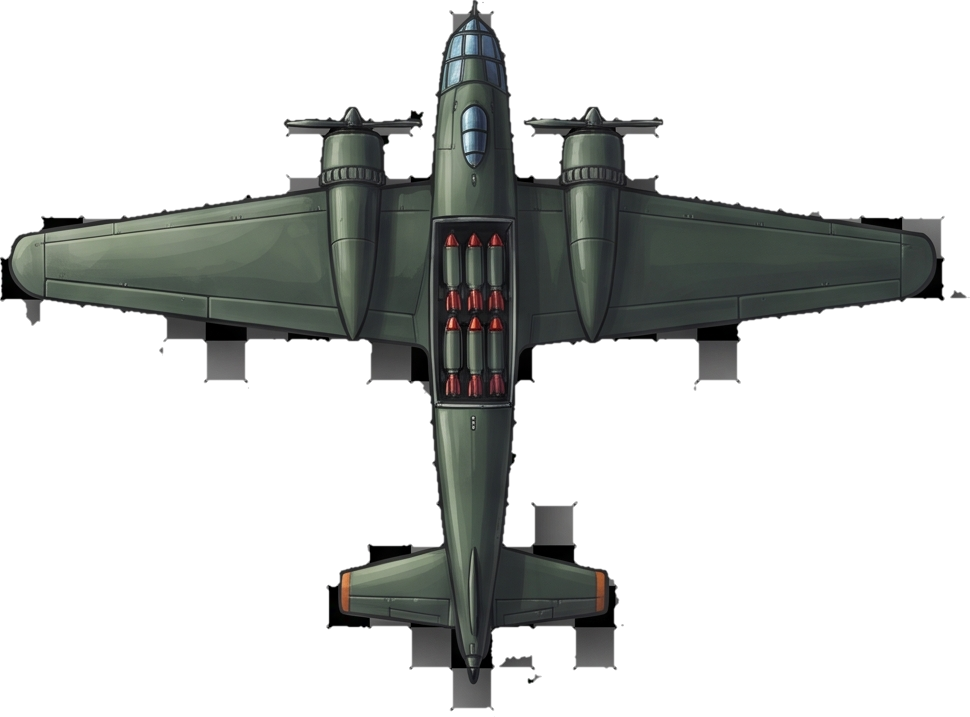
#> input picture assets_src/bomber.png, 970 x 717 px, given in place of 4264330e-image.jpg, which was not available
$ python extract.py ../assets_src/bomber.png
#> lines starting #> are read from the running program, lines starting #| are printed output that depends on the picture; after the words box and inside, x2 and y2 are one past the last pixel; in counts of white or black regions, pixels touching at a corner belong together; pictures that were not available may be replaced by others from this repository, and a replacement may not be noted
#!/usr/bin/env python3
"""Wycina sprity z arkuszy JPG z wypaloną szachownicą i robi z nich PNG z kanałem alfa."""
import sys, os, numpy as np
from PIL import Image
from scipy import ndimage as ndi
UP='/root/.claude/uploads/466c5cf4-4b60-5ff0-9953-81446d525846/'
OUT='/home/claude/helikopter/assets_src/'
os.makedirs(OUT,exist_ok=True)

# [28 lines left out: functions spans, panels, fit_axis, not called in this run]

def cut(img,box,name,minfrac=.02,tile=False):
    a=np.asarray(img.convert('RGB')).astype(np.float32)
    x0,y0,x1,y1=box;a=a[y0:y1,x0:x1];h,w,_=a.shape
    L=a.mean(axis=2);chroma=a.max(axis=2)-a.min(axis=2)
    CH=3.6;g=122.0
    m1=ndi.uniform_filter(L,5);m2=ndi.uniform_filter(L*L,5);std=np.sqrt(np.maximum(m2-m1*m1,0))
    cand=(chroma<=2.8)&(std<=1.6)&((L<=10)|((L>=.08*g)&(L<=g+20)))
    cand=ndi.binary_closing(cand,iterations=2)
    black=L<=60
    lab,n=ndi.label(cand)
    border=set(np.unique(np.concatenate([lab[0],lab[-1],lab[:,0],lab[:,-1]])))-{0}
    bg=np.isin(lab,list(border))
    sizes=ndi.sum(cand,lab,range(1,n+1))
    for i in range(1,n+1):
        if i in border or sizes[i-1]<500: continue
        m=lab==i;fb=(m&black).sum()/m.sum()
        if .15<fb<.85: bg|=m
    # zamknięte kwadraty tła wewnątrz sprita (np. wirniki drona): duże, zwarte, neutralne
    objs=ndi.find_objects(lab)
    for i in range(1,n+1):
        if i in border or sizes[i-1]<400: continue
        sl=objs[i-1]
        if min(sl[0].stop-sl[0].start,sl[1].stop-sl[1].start)>=14: bg|=(lab==i)
    bg|=ndi.binary_dilation(bg,iterations=2)&(chroma<=CH)&(std>1.6)
    fg=~bg
    fg=ndi.binary_opening(fg,iterations=1)
    lab2,n2=ndi.label(fg)
    sz=ndi.sum(fg,lab2,range(1,n2+1));big=sz.max()
    chk=(chroma<=CH)&(L<=g+20)
    keep=[]
    for i,v in enumerate(sz):
        if v<minfrac*big: continue
        m=lab2==i+1
        if chk[m].mean()>.6 and v<.9*big: continue
        keep.append(i+1)
    keep2=[]
    for i in keep:
        yy,xx=np.where(lab2==i)
        if sz[i-1]<.2*big and xx.max()<160 and yy.max()<160: continue
        keep2.append(i)
    fg=np.isin(lab2,keep2)
    filled=ndi.binary_fill_holes(fg)
    if name=='drone':
        holes=filled&~fg;hl,hn=ndi.label(holes);hs=ndi.sum(holes,hl,range(1,hn+1))
        for i,v in enumerate(hs):
            if v<4000: fg|=(hl==i+1)
    else: fg=filled
    fg=ndi.binary_erosion(fg,iterations=2)
    alpha=ndi.gaussian_filter(fg.astype(float),.9)
    alpha=np.clip((alpha-.15)/.7,0,1)
    ys2,xs2=np.where(fg)
    y0b,y1b,x0b,x1b=ys2.min(),ys2.max()+1,xs2.min(),xs2.max()+1
    rgba=np.dstack([np.clip(a,0,255).astype(np.uint8),(alpha*255).astype(np.uint8)])[y0b:y1b,x0b:x1b]
    Image.fromarray(rgba,'RGBA').save(OUT+name+'.png')
    print(name,rgba.shape[1],rgba.shape[0],)

def run():
    sheets={'4264330e':'icons','8f40027c':'boss','76136155':'ground','8820111f':'air','62e79583':'wings','4bf3771b':'rotor','56b0aa0a':'heli'}
    for k,v in sheets.items():
        img=Image.open(UP+k+'-image.jpg').convert('RGB');a=np.asarray(img)
        pans=panels(a) if v in('boss','ground','air','wings') else [(0,0,2048,2048)]
#> pans = [(0, 0, 2048, 2048)]
        print(v,pans)
#| icons [(0, 0, 2048, 2048)]
        names={'boss':['boss1','boss2','boss3','boss4'],'ground':['turret','tank','aa','bunker'],'air':['drone','jet','gunship','bomber'],'wings':['wing1','wing2','wing3','wing4'],'rotor':['rotor'],'heli':['heli']}.get(v)
        if v=='icons':
            cut(img,(0,0,1024,2048),'token');cut(img,(1024,0,2048,2048),'repair');continue
#> in cut, `cand=(chroma<=2.8)&(std<=1.6)&((L<=10)|((L>=.08*g)&(L<=g+20)))`:
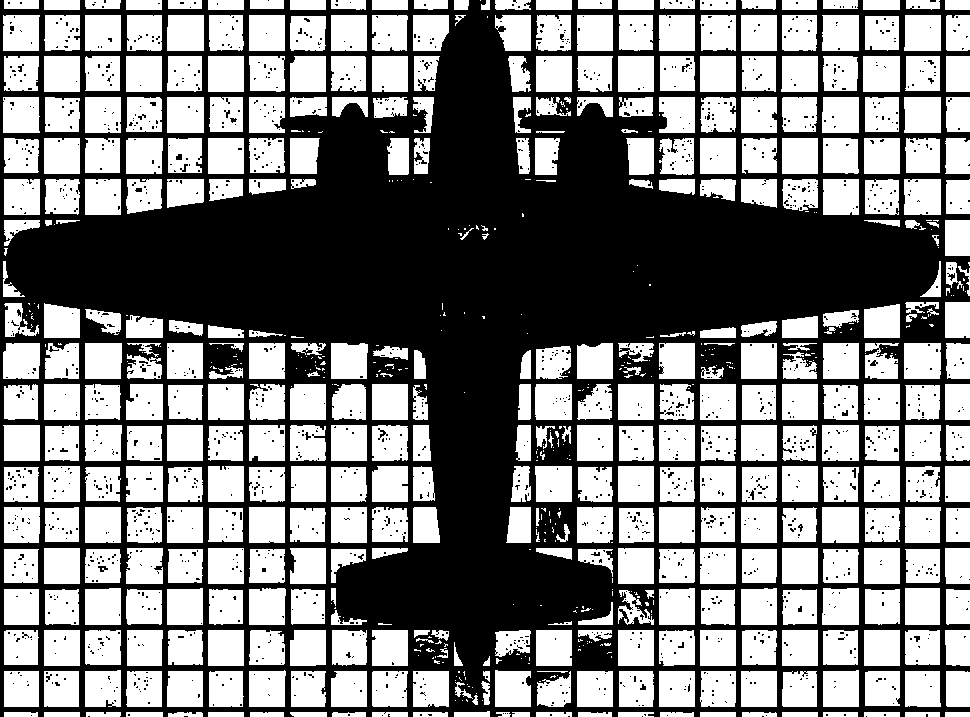
#> cand: shape (717, 970) bool; 51% white; 1645 black regions (1605 under 20 px), largest, box (x1, y1, x2, y2) and area: (0, 0, 970, 717) 333746, (922, 470, 934, 476) 48, (378, 428, 388, 440) 39
#> in cut, `lab,n=ndi.label(cand)`:
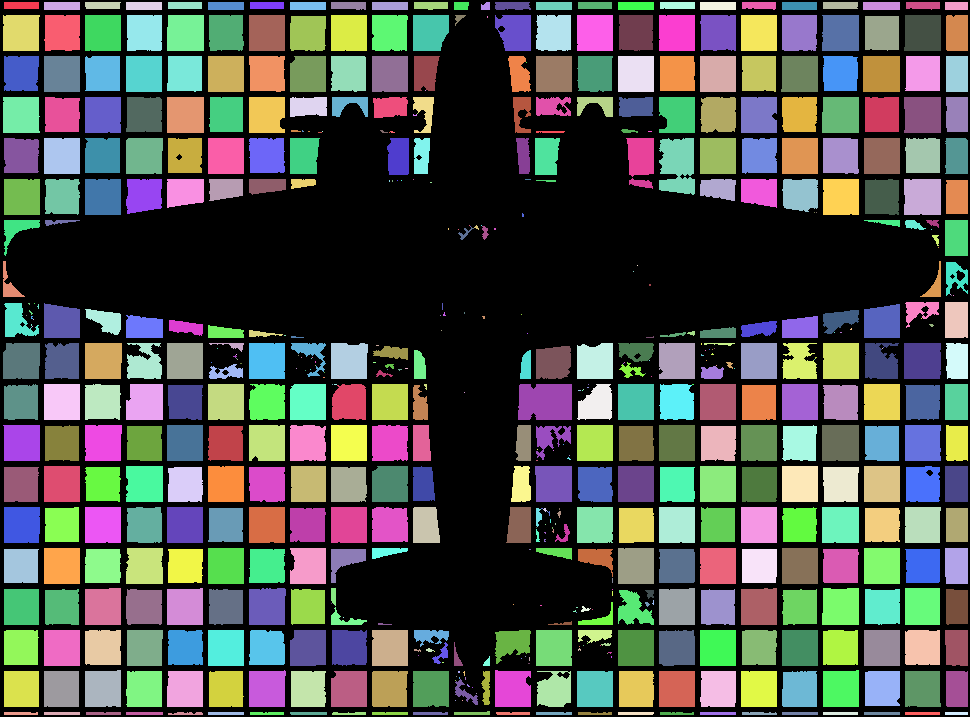
#> lab: shape (717, 970) int32; 591 distinct labels, from 0 to 590; one colour per label, 0 black
#> in cut, `lab,n=ndi.label(cand)`: n = 590
#> in cut, `border=set(np.unique(np.concatenate([lab[0],lab[-1],lab[:,0],lab[:,-1]..`: border = 0 items
#> in cut, `sizes=ndi.sum(cand,lab,range(1,n+1))`: sizes = 590 values, max 1872 at index 314, min 1 at index 73, mean 612.7
#> the loop in cut, `for i in range(1,n+1):` made 590 passes
#> fb on passes 26 to 28: 1, 0, 1
#> after the loop in cut, `for i in range(1,n+1):`:
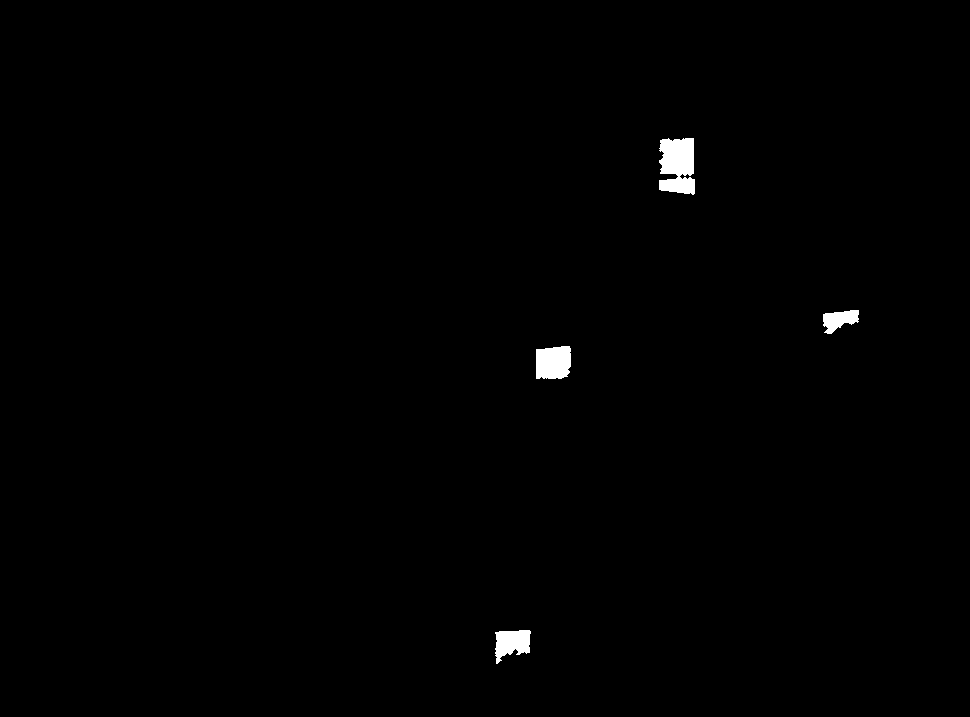
#> bg: shape (717, 970) bool; 0.59% white; 4 white regions, box (x1, y1, x2, y2) and area: (659, 138, 695, 195) 1688, (536, 346, 571, 379) 1055, (495, 630, 531, 664) 826, (823, 310, 859, 334) 543
#> in cut, `objs=ndi.find_objects(lab)`: objs = 590 items
#> in cut, `lab2,n2=ndi.label(fg)`:
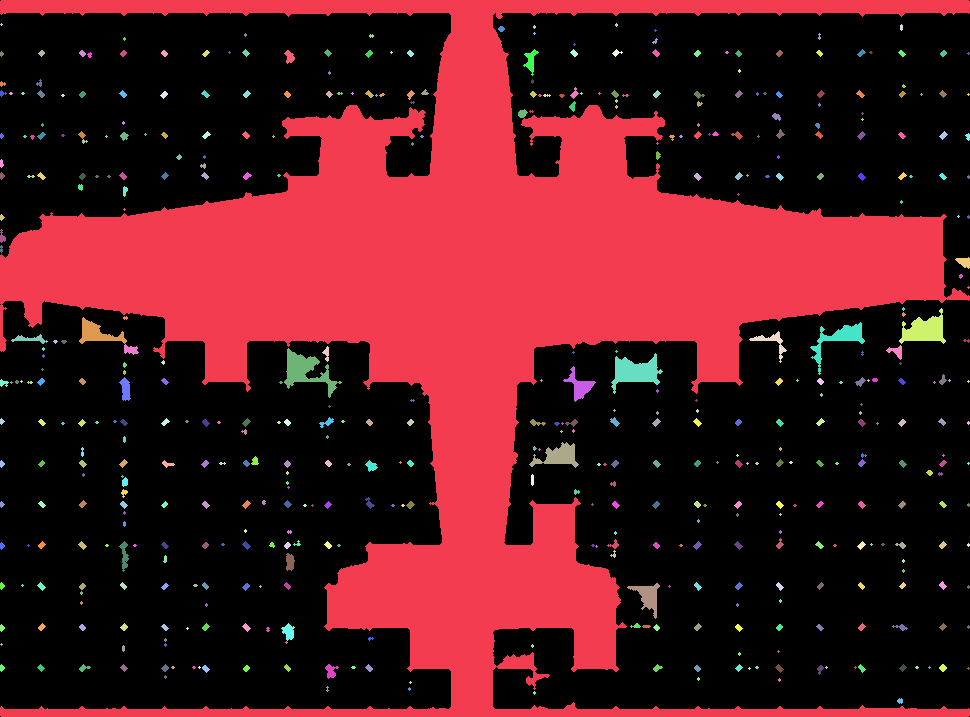
#> lab2: shape (717, 970) int32; 493 distinct labels, from 0 to 492; one colour per label, 0 black
#> in cut, `lab2,n2=ndi.label(fg)`: n2 = 492
#> in cut, `sz = ndi.sum(fg, lab2, range(1, n2 + 1))`: sz = 492 values, max 223999 at index 0, min 5 at index 1, mean 490.4
#> in cut, `big = sz.max()`: big = 223999
#> the loop in cut, `for i,v in enumerate(sz):` made 492 passes
#> v on passes 1 to 3: 223999, 5, 8
#> after the loop in cut, `for i,v in enumerate(sz):`: keep = [1]
#> the loop in cut, `for i in keep:` made 1 pass
#> in cut, `y0b,y1b,x0b,x1b=ys2.min(),ys2.max()+1,xs2.min(),xs2.max()+1`: y0b = 2; y1b = 715; x0b = 2; x1b = 968
#> in cut, `rgba=np.dstack([np.clip(a,0,255).astype(np.uint8),(alpha*255).astype(n..`:
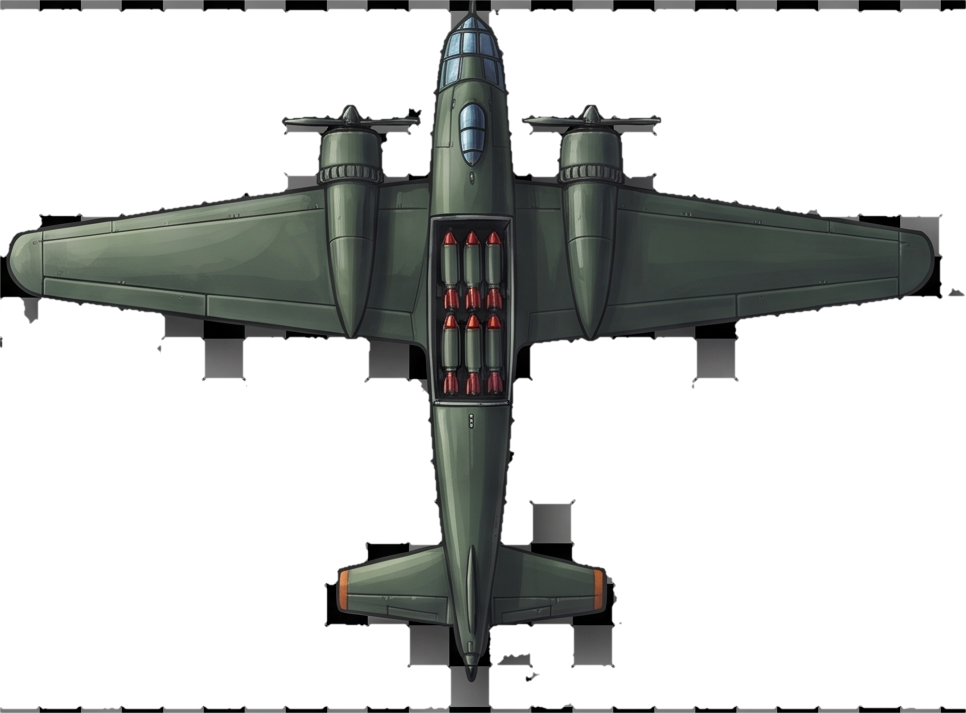
#> rgba: shape (713, 966, 4); mean R, G, B, A 60.3, 62, 60.4, 76.4; transparent parts drawn white
#| token 966 713
        for box,nm in zip(pans,names): cut(img,box,nm,minfrac=.02 if v!='ground' else .004)
only=sys.argv[1:]
#> (the run stopped early here; a loop or call above may not have finished)

$ run again, on assets_src/boss1.png
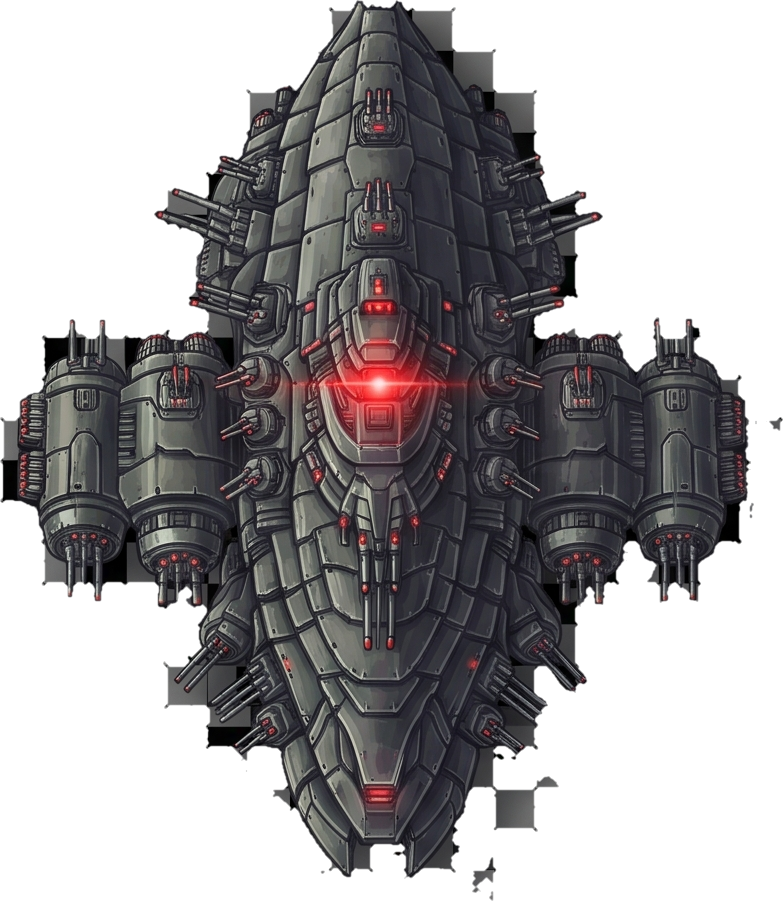
#> input picture assets_src/boss1.png, 783 x 901 px, given in place of 4264330e-image.jpg, which was not available
#> pans = [(0, 0, 2048, 2048)]
#| icons [(0, 0, 2048, 2048)]
#> black: shape (901, 783) bool; 51.8% white; 1487 black regions (983 under 20 px), largest, box (x1, y1, x2, y2) and area: (401, 0, 783, 460) 47396, (0, 461, 331, 901) 44452, (0, 0, 353, 460) 44374
#> lab: shape (901, 783) int32; 511 distinct labels, from 0 to 510
#> n = 510
#> border = 0 items
#> sizes = 510 values, max 1968 at index 445, min 1 at index 47, mean 501.1
#> the loop in cut, `for i in range(1,n+1):` made 510 passes
#> fb on passes 23 to 25: 0, 1, 0
#> objs = 510 items
#> in cut, `lab2,n2=ndi.label(fg)`:
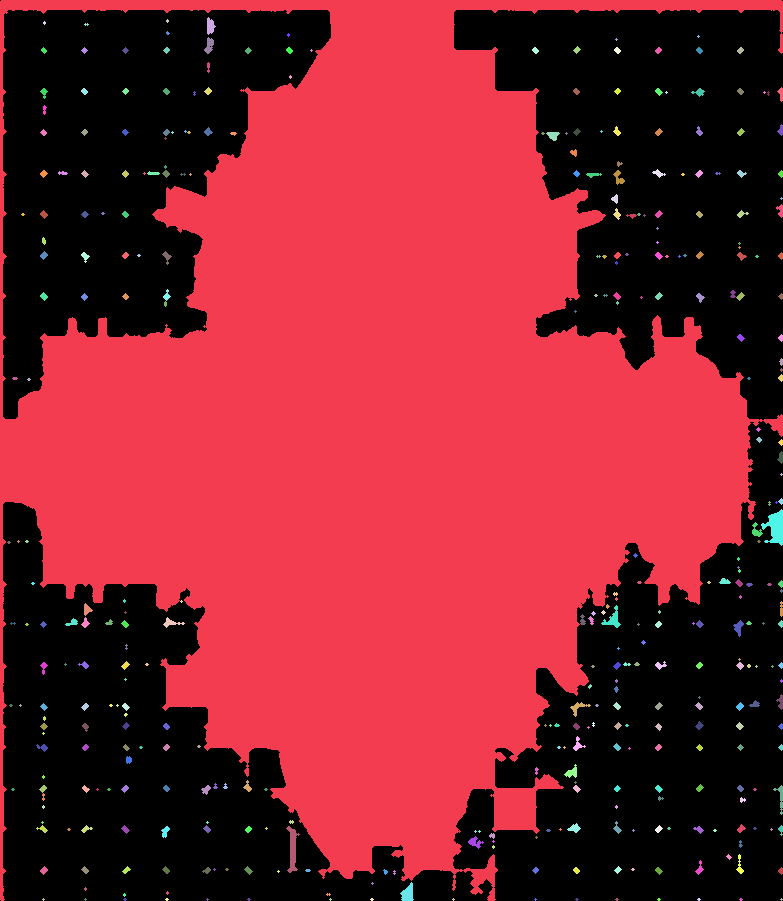
#> lab2: shape (901, 783) int32; 383 distinct labels, from 0 to 382; one colour per label, 0 black
#> n2 = 382
#> sz = 382 values, max 373385 at index 0, min 5 at index 7, mean 1003.5
#> big = 373385
#> chk: shape (901, 783) bool; 58.1% white; 823 black regions (793 under 20 px), largest, box (x1, y1, x2, y2) and area: (16, 0, 762, 881) 291542, (132, 354, 172, 378) 467, (155, 209, 167, 221) 94
#> the loop in cut, `for i,v in enumerate(sz):` made 382 passes
#> v on passes 1 to 3: 373385, 106, 8
#> after the loop in cut, `for i,v in enumerate(sz):`: keep = [1]
#> the loop in cut, `for i in keep:` made 1 pass
#> filled: shape (901, 783) bool; 63.8% white; 7 black regions (4 under 20 px), largest, box (x1, y1, x2, y2) and area: (453, 421, 783, 901) 87581, (454, 10, 783, 420) 84505, (3, 502, 493, 901) 82957
#> y0b = 2; y1b = 899; x0b = 2; x1b = 781
#> in cut, `rgba=np.dstack([np.clip(a,0,255).astype(np.uint8),(alpha*255).astype(n..`:
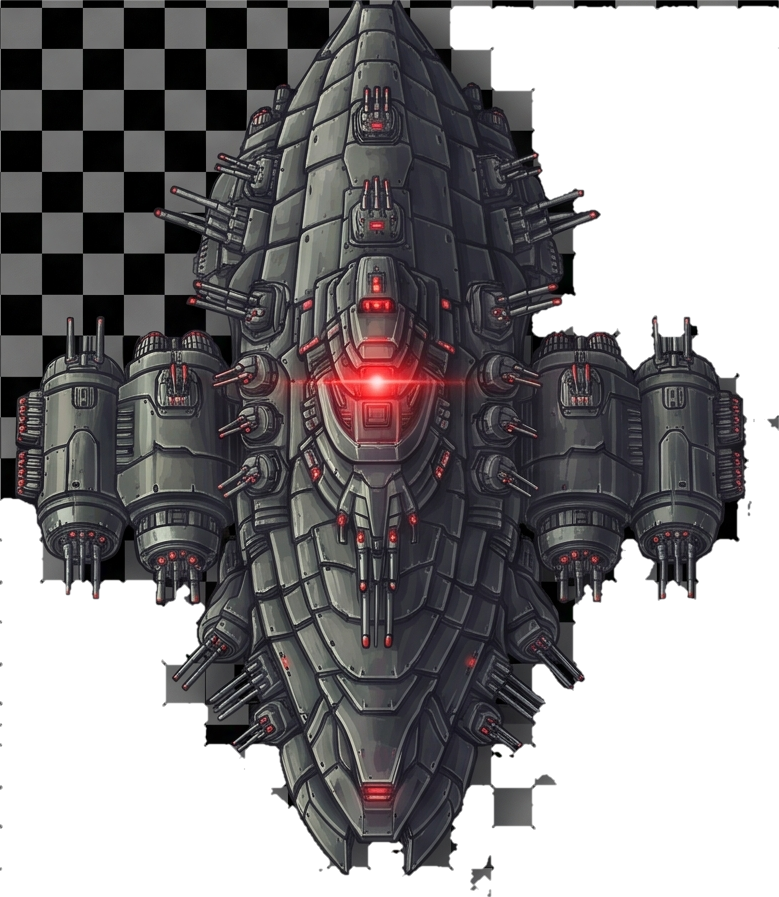
#> rgba: shape (897, 779, 4); mean R, G, B, A 62.3, 59.9, 61.5, 159.9; transparent parts drawn white
#| token 779 897
